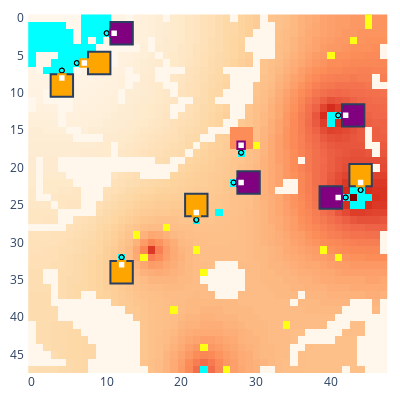

Source (notebook cell):
### Code cell
# Step one at a time
print(f"Carrying out real step {step}, env step {env.state.real_env_steps}")
actions = {player: agent.act(step, obs[player]) for player, agent in agents.items()}
step += 1
obs, rewards, dones, infos = env.step(actions)

show_env(env)

### Figure 1 — Plotly figure (JSON) as saved in the notebook; plotly's stock layout.template omitted (floating-point values rounded to 4 significant figures; data arrays with more than 128 entries replaced by an {"elided": "..."} marker saying what was removed)
{"data": [{"colorscale": [[0, "rgb(255,247,236)"], [0.125, "rgb(254,232,200)"], [0.25, "rgb(253,212,158)"], [0.375, "rgb(253,187,132)"], [0.5, "rgb(252,141,89)"], [0.625, "rgb(239,101,72)"], [0.75, "rgb(215,48,31)"], [0.875, "rgb(179,0,0)"], [1, "rgb(127,0,0)"]], "name": "Rubble", "showscale": false, "type": "heatmap", "uid": "16_Rubble", "z": {"elided": "48x48 int values"}}, {"colorscale": [[0, "#00ffff"], [1, "#00ffff"]], "hoverinfo": "skip", "name": "Ice", "showscale": false, "type": "heatmap", "uid": "16_Ice", "z": {"elided": "48x48 int values"}}, {"colorscale": [[0, "#ffff14"], [1, "#ffff14"]], "hoverinfo": "skip", "name": "Ore", "showscale": false, "type": "heatmap", "uid": "16_Ore", "z": {"elided": "48x48 int values"}}, {"colorscale": [[0, "#15b01a"], [1, "#15b01a"]], "hoverinfo": "skip", "name": "Lichen", "showscale": false, "type": "heatmap", "uid": "16_Lichen", "z": {"elided": "48x48 null values"}}, {"customdata": [["factory_2", "player_0", 700, 80, 0, 159, 50]], "hovertemplate": "%{customdata[0]} %{customdata[1]}<br>Power: %{customdata[2]}<br>Ice: %{customdata[3]}<br>Ore: %{customdata[4]}<br>Water: %{customdata[5]}<br>Metal: %{customdata[6]}<br><extra></extra>", "name": "factory_2", "showscale": false, "type": "heatmap", "uid": "16_factory_2", "x": [12], "y": [2], "z": [2]}, {"customdata": [["factory_4", "player_0", 700, 20, 0, 159, 50]], "hovertemplate": "%{customdata[0]} %{customdata[1]}<br>Power: %{customdata[2]}<br>Ice: %{customdata[3]}<br>Ore: %{customdata[4]}<br>Water: %{customdata[5]}<br>Metal: %{customdata[6]}<br><extra></extra>", "name": "factory_4", "showscale": false, "type": "heatmap", "uid": "16_factory_4", "x": [43], "y": [13], "z": [4]}, {"customdata": [["factory_6", "player_0", 700, 0, 0, 159, 50]], "hovertemplate": "%{customdata[0]} %{customdata[1]}<br>Power: %{customdata[2]}<br>Ice: %{customdata[3]}<br>Ore: %{customdata[4]}<br>Water: %{customdata[5]}<br>Metal: %{customdata[6]}<br><extra></extra>", "name": "factory_6", "showscale": false, "type": "heatmap", "uid": "16_factory_6", "x": [40], "y": [24], "z": [6]}, {"customdata": [["factory_8", "player_0", 700, 60, 0, 159, 50]], "hovertemplate": "%{customdata[0]} %{customdata[1]}<br>Power: %{customdata[2]}<br>Ice: %{customdata[3]}<br>Ore: %{customdata[4]}<br>Water: %{customdata[5]}<br>Metal: %{customdata[6]}<br><extra></extra>", "name": "factory_8", "showscale": false, "type": "heatmap", "uid": "16_factory_8", "x": [29], "y": [22], "z": [8]}, {"customdata": [["factory_1", "player_1", 700, 80, 0, 159, 50]], "hovertemplate": "%{customdata[0]} %{customdata[1]}<br>Power: %{customdata[2]}<br>Ice: %{customdata[3]}<br>Ore: %{customdata[4]}<br>Water: %{customdata[5]}<br>Metal: %{customdata[6]}<br><extra></extra>", "name": "factory_1", "showscale": false, "type": "heatmap", "uid": "16_factory_1", "x": [4], "y": [9], "z": [1]}, {"customdata": [["factory_3", "player_1", 700, 60, 0, 159, 50]], "hovertemplate": "%{customdata[0]} %{customdata[1]}<br>Power: %{customdata[2]}<br>Ice: %{customdata[3]}<br>Ore: %{customdata[4]}<br>Water: %{customdata[5]}<br>Metal: %{customdata[6]}<br><extra></extra>", "name": "factory_3", "showscale": false, "type": "heatmap", "uid": "16_factory_3", "x": [12], "y": [34], "z": [3]}, {"customdata": [["factory_5", "player_1", 700, 20, 0, 159, 50]], "hovertemplate": "%{customdata[0]} %{customdata[1]}<br>Power: %{customdata[2]}<br>Ice: %{customdata[3]}<br>Ore: %{customdata[4]}<br>Water: %{customdata[5]}<br>Metal: %{customdata[6]}<br><extra></extra>", "name": "factory_5", "showscale": false, "type": "heatmap", "uid": "16_factory_5", "x": [44], "y": [21], "z": [5]}, {"customdata": [["factory_7", "player_1", 700, 60, 0, 159, 50]], "hovertemplate": "%{customdata[0]} %{customdata[1]}<br>Power: %{customdata[2]}<br>Ice: %{customdata[3]}<br>Ore: %{customdata[4]}<br>Water: %{customdata[5]}<br>Metal: %{customdata[6]}<br><extra></extra>", "name": "factory_7", "showscale": false, "type": "heatmap", "uid": "16_factory_7", "x": [22], "y": [25], "z": [7]}, {"customdata": [["factory_9", "player_1", 700, 0, 0, 134, 50]], "hovertemplate": "%{customdata[0]} %{customdata[1]}<br>Power: %{customdata[2]}<br>Ice: %{customdata[3]}<br>Ore: %{customdata[4]}<br>Water: %{customdata[5]}<br>Metal: %{customdata[6]}<br><extra></extra>", "name": "factory_9", "showscale": false, "type": "heatmap", "uid": "16_factory_9", "x": [9], "y": [6], "z": [9]}, {"customdata": [["unit_10", "player_0", "HEAVY", [28, 17], 507, 160, 0, 0, 0]], "hovertemplate": "%{customdata[0]} %{customdata[1]}<br>Type: %{customdata[2]}<br>Pos: %{customdata[3]}<br>Power: %{customdata[4]}<br>Ice: %{customdata[5]}<br>Ore: %{customdata[6]}<br>Water: %{customdata[7]}<br>Metal: %{customdata[8]}<br><extra></extra>", "name": "unit_10", "showscale": false, "type": "heatmap", "uid": "16_unit_10", "x": [28], "y": [17], "z": [10]}, {"hoverinfo": "skip", "marker": {"color": "black", "size": 5, "symbol": "circle-open"}, "mode": "markers", "name": "path", "showlegend": false, "type": "scatter", "uid": "16_path", "x": [28, 28, 28, 28, 28], "y": [17, 18, 18, 17, 17]}, {"customdata": [["unit_11", "player_0", "HEAVY", [11, 2], 588, 0, 0, 0, 0]], "hovertemplate": "%{customdata[0]} %{customdata[1]}<br>Type: %{customdata[2]}<br>Pos: %{customdata[3]}<br>Power: %{customdata[4]}<br>Ice: %{customdata[5]}<br>Ore: %{customdata[6]}<br>Water: %{customdata[7]}<br>Metal: %{customdata[8]}<br><extra></extra>", "name": "unit_11", "showscale": false, "type": "heatmap", "uid": "16_unit_11", "x": [11], "y": [2], "z": [11]}, {"hoverinfo": "skip", "marker": {"color": "black", "size": 5, "symbol": "circle-open"}, "mode": "markers", "name": "path", "showlegend": false, "type": "scatter", "uid": "16_path", "x": [11, 10, 10, 11, 11], "y": [2, 2, 2, 2, 2]}, {"customdata": [["unit_12", "player_0", "HEAVY", [42, 13], 512, 0, 0, 0, 0]], "hovertemplate": "%{customdata[0]} %{customdata[1]}<br>Type: %{customdata[2]}<br>Pos: %{customdata[3]}<br>Power: %{customdata[4]}<br>Ice: %{customdata[5]}<br>Ore: %{customdata[6]}<br>Water: %{customdata[7]}<br>Metal: %{customdata[8]}<br><extra></extra>", "name": "unit_12", "showscale": false, "type": "heatmap", "uid": "16_unit_12", "x": [42], "y": [13], "z": [12]}, {"hoverinfo": "skip", "marker": {"color": "black", "size": 5, "symbol": "circle-open"}, "mode": "markers", "name": "path", "showlegend": false, "type": "scatter", "uid": "16_path", "x": [42, 41, 41, 42, 42], "y": [13, 13, 13, 13, 13]}, {"customdata": [["unit_13", "player_0", "HEAVY", [41, 24], 509, 0, 0, 0, 0]], "hovertemplate": "%{customdata[0]} %{customdata[1]}<br>Type: %{customdata[2]}<br>Pos: %{customdata[3]}<br>Power: %{customdata[4]}<br>Ice: %{customdata[5]}<br>Ore: %{customdata[6]}<br>Water: %{customdata[7]}<br>Metal: %{customdata[8]}<br><extra></extra>", "name": "unit_13", "showscale": false, "type": "heatmap", "uid": "16_unit_13", "x": [41], "y": [24], "z": [13]}, {"hoverinfo": "skip", "marker": {"color": "black", "size": 5, "symbol": "circle-open"}, "mode": "markers", "name": "path", "showlegend": false, "type": "scatter", "uid": "16_path", "x": [41, 42, 42, 41, 41], "y": [24, 24, 24, 24, 24]}, {"customdata": [["unit_14", "player_0", "HEAVY", [28, 22], 557, 0, 0, 0, 0]], "hovertemplate": "%{customdata[0]} %{customdata[1]}<br>Type: %{customdata[2]}<br>Pos: %{customdata[3]}<br>Power: %{customdata[4]}<br>Ice: %{customdata[5]}<br>Ore: %{customdata[6]}<br>Water: %{customdata[7]}<br>Metal: %{customdata[8]}<br><extra></extra>", "name": "unit_14", "showscale": false, "type": "heatmap", "uid": "16_unit_14", "x": [28], "y": [22], "z": [14]}, {"hoverinfo": "skip", "marker": {"color": "black", "size": 5, "symbol": "circle-open"}, "mode": "markers", "name": "path", "showlegend": false, "type": "scatter", "uid": "16_path", "x": [28, 27, 27, 28, 28], "y": [22, 22, 22, 22, 22]}, {"customdata": [["unit_15", "player_1", "HEAVY", [4, 8], 588, 0, 0, 0, 0]], "hovertemplate": "%{customdata[0]} %{customdata[1]}<br>Type: %{customdata[2]}<br>Pos: %{customdata[3]}<br>Power: %{customdata[4]}<br>Ice: %{customdata[5]}<br>Ore: %{customdata[6]}<br>Water: %{customdata[7]}<br>Metal: %{customdata[8]}<br><extra></extra>", "name": "unit_15", "showscale": false, "type": "heatmap", "uid": "16_unit_15", "x": [4], "y": [8], "z": [15]}, {"hoverinfo": "skip", "marker": {"color": "black", "size": 5, "symbol": "circle-open"}, "mode": "markers", "name": "path", "showlegend": false, "type": "scatter", "uid": "16_path", "x": [4, 4, 4, 4, 4], "y": [8, 7, 7, 8, 8]}, {"customdata": [["unit_16", "player_1", "HEAVY", [12, 33], 557, 0, 0, 0, 0]], "hovertemplate": "%{customdata[0]} %{customdata[1]}<br>Type: %{customdata[2]}<br>Pos: %{customdata[3]}<br>Power: %{customdata[4]}<br>Ice: %{customdata[5]}<br>Ore: %{customdata[6]}<br>Water: %{customdata[7]}<br>Metal: %{customdata[8]}<br><extra></extra>", "name": "unit_16", "showscale": false, "type": "heatmap", "uid": "16_unit_16", "x": [12], "y": [33], "z": [16]}, {"hoverinfo": "skip", "marker": {"color": "black", "size": 5, "symbol": "circle-open"}, "mode": "markers", "name": "path", "showlegend": false, "type": "scatter", "uid": "16_path", "x": [12, 12, 12, 12, 12], "y": [33, 32, 32, 33, 33]}, {"customdata": [["unit_17", "player_1", "HEAVY", [44, 22], 511, 0, 0, 0, 0]], "hovertemplate": "%{customdata[0]} %{customdata[1]}<br>Type: %{customdata[2]}<br>Pos: %{customdata[3]}<br>Power: %{customdata[4]}<br>Ice: %{customdata[5]}<br>Ore: %{customdata[6]}<br>Water: %{customdata[7]}<br>Metal: %{customdata[8]}<br><extra></extra>", "name": "unit_17", "showscale": false, "type": "heatmap", "uid": "16_unit_17", "x": [44], "y": [22], "z": [17]}, {"hoverinfo": "skip", "marker": {"color": "black", "size": 5, "symbol": "circle-open"}, "mode": "markers", "name": "path", "showlegend": false, "type": "scatter", "uid": "16_path", "x": [44, 44, 44, 44, 44], "y": [22, 23, 23, 22, 22]}, {"customdata": [["unit_18", "player_1", "HEAVY", [22, 26], 557, 0, 0, 0, 0]], "hovertemplate": "%{customdata[0]} %{customdata[1]}<br>Type: %{customdata[2]}<br>Pos: %{customdata[3]}<br>Power: %{customdata[4]}<br>Ice: %{customdata[5]}<br>Ore: %{customdata[6]}<br>Water: %{customdata[7]}<br>Metal: %{customdata[8]}<br><extra></extra>", "name": "unit_18", "showscale": false, "type": "heatmap", "uid": "16_unit_18", "x": [22], "y": [26], "z": [18]}, {"hoverinfo": "skip", "marker": {"color": "black", "size": 5, "symbol": "circle-open"}, "mode": "markers", "name": "path", "showlegend": false, "type": "scatter", "uid": "16_path", "x": [22, 22, 22, 22, 22], "y": [26, 27, 27, 26, 26]}, {"customdata": [["unit_19", "player_1", "HEAVY", [7, 6], 562, 180, 0, 0, 0]], "hovertemplate": "%{customdata[0]} %{customdata[1]}<br>Type: %{customdata[2]}<br>Pos: %{customdata[3]}<br>Power: %{customdata[4]}<br>Ice: %{customdata[5]}<br>Ore: %{customdata[6]}<br>Water: %{customdata[7]}<br>Metal: %{customdata[8]}<br><extra></extra>", "name": "unit_19", "showscale": false, "type": "heatmap", "uid": "16_unit_19", "x": [7], "y": [6], "z": [19]}, {"hoverinfo": "skip", "marker": {"color": "black", "size": 5, "symbol": "circle-open"}, "mode": "markers", "name": "path", "showlegend": false, "type": "scatter", "uid": "16_path", "x": [8, 8, 8, 7, 6, 6, 7], "y": [6, 6, 6, 6, 6, 6, 6]}], "layout": {"coloraxis": {"showscale": false}, "height": 400, "margin": {"b": 10, "l": 10, "r": 10, "t": 10}, "plot_bgcolor": "rgba(0, 0, 0, 0)", "shapes": [{"fillcolor": "purple", "name": "factory_2", "type": "rect", "x0": 10.5, "x1": 13.5, "y0": 0.5, "y1": 3.5}, {"fillcolor": "purple", "name": "factory_4", "type": "rect", "x0": 41.5, "x1": 44.5, "y0": 11.5, "y1": 14.5}, {"fillcolor": "purple", "name": "factory_6", "type": "rect", "x0": 38.5, "x1": 41.5, "y0": 22.5, "y1": 25.5}, {"fillcolor": "purple", "name": "factory_8", "type": "rect", "x0": 27.5, "x1": 30.5, "y0": 20.5, "y1": 23.5}, {"fillcolor": "orange", "name": "factory_1", "type": "rect", "x0": 2.5, "x1": 5.5, "y0": 7.5, "y1": 10.5}, {"fillcolor": "orange", "name": "factory_3", "type": "rect", "x0": 10.5, "x1": 13.5, "y0": 32.5, "y1": 35.5}, {"fillcolor": "orange", "name": "factory_5", "type": "rect", "x0": 42.5, "x1": 45.5, "y0": 19.5, "y1": 22.5}, {"fillcolor": "orange", "name": "factory_7", "type": "rect", "x0": 20.5, "x1": 23.5, "y0": 23.5, "y1": 26.5}, {"fillcolor": "orange", "name": "factory_9", "type": "rect", "x0": 7.5, "x1": 10.5, "y0": 4.5, "y1": 7.5}, {"fillcolor": "white", "line": {"color": "purple"}, "name": "unit_10", "type": "rect", "x0": 27.5, "x1": 28.5, "y0": 16.5, "y1": 17.5}, {"fillcolor": "white", "line": {"color": "purple"}, "name": "unit_11", "type": "rect", "x0": 10.5, "x1": 11.5, "y0": 1.5, "y1": 2.5}, {"fillcolor": "white", "line": {"color": "purple"}, "name": "unit_12", "type": "rect", "x0": 41.5, "x1": 42.5, "y0": 12.5, "y1": 13.5}, {"fillcolor": "white", "line": {"color": "purple"}, "name": "unit_13", "type": "rect", "x0": 40.5, "x1": 41.5, "y0": 23.5, "y1": 24.5}, {"fillcolor": "white", "line": {"color": "purple"}, "name": "unit_14", "type": "rect", "x0": 27.5, "x1": 28.5, "y0": 21.5, "y1": 22.5}, {"fillcolor": "white", "line": {"color": "orange"}, "name": "unit_15", "type": "rect", "x0": 3.5, "x1": 4.5, "y0": 7.5, "y1": 8.5}, {"fillcolor": "white", "line": {"color": "orange"}, "name": "unit_16", "type": "rect", "x0": 11.5, "x1": 12.5, "y0": 32.5, "y1": 33.5}, {"fillcolor": "white", "line": {"color": "orange"}, "name": "unit_17", "type": "rect", "x0": 43.5, "x1": 44.5, "y0": 21.5, "y1": 22.5}, {"fillcolor": "white", "line": {"color": "orange"}, "name": "unit_18", "type": "rect", "x0": 21.5, "x1": 22.5, "y0": 25.5, "y1": 26.5}, {"fillcolor": "white", "line": {"color": "orange"}, "name": "unit_19", "type": "rect", "x0": 6.5, "x1": 7.5, "y0": 5.5, "y1": 6.5}], "width": 400, "xaxis": {"autorange": true, "domain": [0, 1], "range": [-0.8005, 47.8], "type": "linear"}, "yaxis": {"autorange": true, "domain": [0, 1], "range": [47.5, -0.8339], "scaleanchor": "x", "type": "linear"}}}
